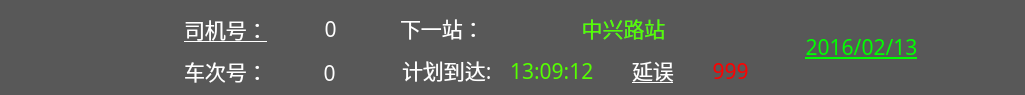
   <widget class="QFrame" name="frame_top">
    <property name="geometry">
     <rect>
      <x>0</x>
      <y>0</y>
      <width>1025</width>
      <height>95</height>
     </rect>
    </property>
    <property name="palette">
     <palette>
      <active>
       <colorrole role="WindowText">
        <brush brushstyle="SolidPattern">
         <color alpha="255">
          <red>255</red>
          <green>255</green>
          <blue>255</blue>
         </color>
        </brush>
       </colorrole>
       <colorrole role="Button">
        <brush brushstyle="SolidPattern">
         <color alpha="255">
          <red>88</red>
          <green>88</green>
          <blue>88</blue>
         </color>
        </brush>
       </colorrole>
       <colorrole role="Light">
        <brush brushstyle="SolidPattern">
         <color alpha="255">
          <red>132</red>
          <green>132</green>
          <blue>132</blue>
         </color>
        </brush>
       </colorrole>
       <colorrole role="Midlight">
        <brush brushstyle="SolidPattern">
         <color alpha="255">
          <red>110</red>
          <green>110</green>
          <blue>110</blue>
         </color>
        </brush>
       </colorrole>
       <colorrole role="Dark">
        <brush brushstyle="SolidPattern">
         <color alpha="255">
          <red>44</red>
          <green>44</green>
          <blue>44</blue>
         </color>
        </brush>
       </colorrole>
       <colorrole role="Mid">
        <brush brushstyle="SolidPattern">
         <color alpha="255">
          <red>58</red>
          <green>58</green>
          <blue>58</blue>
         </color>
        </brush>
       </colorrole>
       <colorrole role="Text">
        <brush brushstyle="SolidPattern">
         <color alpha="255">
          <red>255</red>
          <green>255</green>
          <blue>255</blue>
         </color>
        </brush>
       </colorrole>
       <colorrole role="BrightText">
        <brush brushstyle="SolidPattern">
         <color alpha="255">
          <red>255</red>
          <green>255</green>
          <blue>255</blue>
         </color>
        </brush>
       </colorrole>
       <colorrole role="ButtonText">
        <brush brushstyle="SolidPattern">
         <color alpha="255">
          <red>255</red>
          <green>255</green>
          <blue>255</blue>
         </color>
        </brush>
       </colorrole>
       <colorrole role="Base">
        <brush brushstyle="SolidPattern">
         <color alpha="255">
          <red>0</red>
          <green>0</green>
          <blue>0</blue>
         </color>
        </brush>
       </colorrole>
       <colorrole role="Window">
        <brush brushstyle="SolidPattern">
         <color alpha="255">
          <red>88</red>
          <green>88</green>
          <blue>88</blue>
         </color>
        </brush>
       </colorrole>
       <colorrole role="Shadow">
        <brush brushstyle="SolidPattern">
         <color alpha="255">
          <red>0</red>
          <green>0</green>
          <blue>0</blue>
         </color>
        </brush>
       </colorrole>
       <colorrole role="AlternateBase">
        <brush brushstyle="SolidPattern">
         <color alpha="255">
          <red>44</red>
          <green>44</green>
          <blue>44</blue>
         </color>
        </brush>
       </colorrole>
       <colorrole role="ToolTipBase">
        <brush brushstyle="SolidPattern">
         <color alpha="255">
          <red>255</red>
          <green>255</green>
          <blue>220</blue>
         </color>
        </brush>
       </colorrole>
       <colorrole role="ToolTipText">
        <brush brushstyle="SolidPattern">
         <color alpha="255">
          <red>0</red>
          <green>0</green>
          <blue>0</blue>
         </color>
        </brush>
       </colorrole>
      </active>
      <inactive>
       <colorrole role="WindowText">
        <brush brushstyle="SolidPattern">
         <color alpha="255">
          <red>255</red>
          <green>255</green>
          <blue>255</blue>
         </color>
        </brush>
       </colorrole>
       <colorrole role="Button">
        <brush brushstyle="SolidPattern">
         <color alpha="255">
          <red>88</red>
          <green>88</green>
          <blue>88</blue>
         </color>
        </brush>
       </colorrole>
       <colorrole role="Light">
        <brush brushstyle="SolidPattern">
         <color alpha="255">
          <red>132</red>
          <green>132</green>
          <blue>132</blue>
         </color>
        </brush>
       </colorrole>
       <colorrole role="Midlight">
        <brush brushstyle="SolidPattern">
         <color alpha="255">
          <red>110</red>
          <green>110</green>
          <blue>110</blue>
         </color>
        </brush>
       </colorrole>
       <colorrole role="Dark">
        <brush brushstyle="SolidPattern">
         <color alpha="255">
          <red>44</red>
          <green>44</green>
          <blue>44</blue>
         </color>
        </brush>
       </colorrole>
       <colorrole role="Mid">
        <brush brushstyle="SolidPattern">
         <color alpha="255">
          <red>58</red>
          <green>58</green>
          <blue>58</blue>
         </color>
        </brush>
       </colorrole>
       <colorrole role="Text">
        <brush brushstyle="SolidPattern">
         <color alpha="255">
          <red>255</red>
          <green>255</green>
          <blue>255</blue>
         </color>
        </brush>
       </colorrole>
       <colorrole role="BrightText">
        <brush brushstyle="SolidPattern">
         <color alpha="255">
          <red>255</red>
          <green>255</green>
          <blue>255</blue>
         </color>
        </brush>
       </colorrole>
       <colorrole role="ButtonText">
        <brush brushstyle="SolidPattern">
         <color alpha="255">
          <red>255</red>
          <green>255</green>
          <blue>255</blue>
         </color>
        </brush>
       </colorrole>
       <colorrole role="Base">
        <brush brushstyle="SolidPattern">
         <color alpha="255">
          <red>0</red>
          <green>0</green>
          <blue>0</blue>
         </color>
        </brush>
       </colorrole>
       <colorrole role="Window">
        <brush brushstyle="SolidPattern">
         <color alpha="255">
          <red>88</red>
          <green>88</green>
          <blue>88</blue>
         </color>
        </brush>
       </colorrole>
       <colorrole role="Shadow">
        <brush brushstyle="SolidPattern">
         <color alpha="255">
          <red>0</red>
          <green>0</green>
          <blue>0</blue>
         </color>
        </brush>
       </colorrole>
       <colorrole role="AlternateBase">
        <brush brushstyle="SolidPattern">
         <color alpha="255">
          <red>44</red>
          <green>44</green>
          <blue>44</blue>
         </color>
        </brush>
       </colorrole>
       <colorrole role="ToolTipBase">
        <brush brushstyle="SolidPattern">
         <color alpha="255">
          <red>255</red>
          <green>255</green>
          <blue>220</blue>
         </color>
        </brush>
       </colorrole>
       <colorrole role="ToolTipText">
        <brush brushstyle="SolidPattern">
         <color alpha="255">
          <red>0</red>
          <green>0</green>
          <blue>0</blue>
         </color>
        </brush>
       </colorrole>
      </inactive>
      <disabled>
       <colorrole role="WindowText">
        <brush brushstyle="SolidPattern">
         <color alpha="255">
          <red>44</red>
          <green>44</green>
          <blue>44</blue>
         </color>
        </brush>
       </colorrole>
       <colorrole role="Button">
        <brush brushstyle="SolidPattern">
         <color alpha="255">
          <red>88</red>
          <green>88</green>
          <blue>88</blue>
         </color>
        </brush>
       </colorrole>
       <colorrole role="Light">
        <brush brushstyle="SolidPattern">
         <color alpha="255">
          <red>132</red>
          <green>132</green>
          <blue>132</blue>
         </color>
        </brush>
       </colorrole>
       <colorrole role="Midlight">
        <brush brushstyle="SolidPattern">
         <color alpha="255">
          <red>110</red>
          <green>110</green>
          <blue>110</blue>
         </color>
        </brush>
       </colorrole>
       <colorrole role="Dark">
        <brush brushstyle="SolidPattern">
         <color alpha="255">
          <red>44</red>
          <green>44</green>
          <blue>44</blue>
         </color>
        </brush>
       </colorrole>
       <colorrole role="Mid">
        <brush brushstyle="SolidPattern">
         <color alpha="255">
          <red>58</red>
          <green>58</green>
          <blue>58</blue>
         </color>
        </brush>
       </colorrole>
       <colorrole role="Text">
        <brush brushstyle="SolidPattern">
         <color alpha="255">
          <red>44</red>
          <green>44</green>
          <blue>44</blue>
         </color>
        </brush>
       </colorrole>
       <colorrole role="BrightText">
        <brush brushstyle="SolidPattern">
         <color alpha="255">
          <red>255</red>
          <green>255</green>
          <blue>255</blue>
         </color>
        </brush>
       </colorrole>
       <colorrole role="ButtonText">
        <brush brushstyle="SolidPattern">
         <color alpha="255">
          <red>44</red>
          <green>44</green>
          <blue>44</blue>
         </color>
        </brush>
       </colorrole>
       <colorrole role="Base">
        <brush brushstyle="SolidPattern">
         <color alpha="255">
          <red>88</red>
          <green>88</green>
          <blue>88</blue>
         </color>
        </brush>
       </colorrole>
       <colorrole role="Window">
        <brush brushstyle="SolidPattern">
         <color alpha="255">
          <red>88</red>
          <green>88</green>
          <blue>88</blue>
         </color>
        </brush>
       </colorrole>
       <colorrole role="Shadow">
        <brush brushstyle="SolidPattern">
         <color alpha="255">
          <red>0</red>
          <green>0</green>
          <blue>0</blue>
         </color>
        </brush>
       </colorrole>
       <colorrole role="AlternateBase">
        <brush brushstyle="SolidPattern">
         <color alpha="255">
          <red>88</red>
          <green>88</green>
          <blue>88</blue>
         </color>
        </brush>
       </colorrole>
       <colorrole role="ToolTipBase">
        <brush brushstyle="SolidPattern">
         <color alpha="255">
          <red>255</red>
          <green>255</green>
          <blue>220</blue>
         </color>
        </brush>
       </colorrole>
       <colorrole role="ToolTipText">
        <brush brushstyle="SolidPattern">
         <color alpha="255">
          <red>0</red>
          <green>0</green>
          <blue>0</blue>
         </color>
        </brush>
       </colorrole>
      </disabled>
     </palette>
    </property>
    <property name="autoFillBackground">
     <bool>true</bool>
    </property>
    <property name="frameShape">
     <enum>QFrame::Panel</enum>
    </property>
    <property name="frameShadow">
     <enum>QFrame::Plain</enum>
    </property>
    <property name="lineWidth">
     <number>0</number>
    </property>
    <widget class="QLabel" name="pic_namelogo">
     <property name="geometry">
      <rect>
       <x>18</x>
       <y>16</y>
       <width>64</width>
       <height>64</height>
      </rect>
     </property>
     <property name="text">
      <string/>
     </property>
     <property name="pixmap">
      <pixmap>res/Casco_Logo_48.png</pixmap>
     </property>
     <property name="scaledContents">
      <bool>true</bool>
     </property>
     <property name="wordWrap">
      <bool>false</bool>
     </property>
    </widget>
    <widget class="QLabel" name="lbl_namedriverid">
     <property name="geometry">
      <rect>
       <x>184</x>
       <y>15</y>
       <width>84</width>
       <height>28</height>
      </rect>
     </property>
     <property name="font">
      <font>
       <family>微软雅黑</family>
       <pointsize>16</pointsize>
       <underline>true</underline>
      </font>
     </property>
     <property name="text">
      <string>司机号：</string>
     </property>
     <property name="scaledContents">
      <bool>false</bool>
     </property>
    </widget>
    <widget class="QLabel" name="lbl_nameserviceid">
     <property name="geometry">
      <rect>
       <x>184</x>
       <y>57</y>
       <width>84</width>
       <height>28</height>
      </rect>
     </property>
     <property name="font">
      <font>
       <family>微软雅黑</family>
       <pointsize>16</pointsize>
      </font>
     </property>
     <property name="text">
      <string>车次号：</string>
     </property>
     <property name="scaledContents">
      <bool>false</bool>
     </property>
    </widget>
    <widget class="QLabel" name="lbl_serviceid">
     <property name="geometry">
      <rect>
       <x>269</x>
       <y>60</y>
       <width>121</width>
       <height>25</height>
      </rect>
     </property>
     <property name="font">
      <font>
       <family>微软雅黑</family>
       <pointsize>16</pointsize>
      </font>
     </property>
     <property name="text">
      <string>0</string>
     </property>
     <property name="scaledContents">
      <bool>false</bool>
     </property>
     <property name="alignment">
      <set>Qt::AlignCenter</set>
     </property>
    </widget>
    <widget class="QLabel" name="pic_key">
     <property name="geometry">
      <rect>
       <x>94</x>
       <y>18</y>
       <width>64</width>
       <height>64</height>
      </rect>
     </property>
     <property name="text">
      <string/>
     </property>
     <property name="pixmap">
      <pixmap>res/key.png</pixmap>
     </property>
     <property name="scaledContents">
      <bool>true</bool>
     </property>
     <property name="wordWrap">
      <bool>false</bool>
     </property>
    </widget>
    <widget class="QLabel" name="lbl_driverid">
     <property name="geometry">
      <rect>
       <x>268</x>
       <y>16</y>
       <width>125</width>
       <height>25</height>
      </rect>
     </property>
     <property name="font">
      <font>
       <family>微软雅黑</family>
       <pointsize>16</pointsize>
      </font>
     </property>
     <property name="text">
      <string>0</string>
     </property>
     <property name="scaledContents">
      <bool>false</bool>
     </property>
     <property name="alignment">
      <set>Qt::AlignCenter</set>
     </property>
    </widget>
    <widget class="QLabel" name="lbl_date">
     <property name="geometry">
      <rect>
       <x>774</x>
       <y>10</y>
       <width>175</width>
       <height>73</height>
      </rect>
     </property>
     <property name="palette">
      <palette>
       <active>
        <colorrole role="WindowText">
         <brush brushstyle="SolidPattern">
          <color alpha="255">
           <red>0</red>
           <green>255</green>
           <blue>0</blue>
          </color>
         </brush>
        </colorrole>
       </active>
       <inactive>
        <colorrole role="WindowText">
         <brush brushstyle="SolidPattern">
          <color alpha="255">
           <red>0</red>
           <green>255</green>
           <blue>0</blue>
          </color>
         </brush>
        </colorrole>
       </inactive>
       <disabled>
        <colorrole role="WindowText">
         <brush brushstyle="SolidPattern">
          <color alpha="255">
           <red>26</red>
           <green>26</green>
           <blue>26</blue>
          </color>
         </brush>
        </colorrole>
       </disabled>
      </palette>
     </property>
     <property name="font">
      <font>
       <family>微软雅黑</family>
       <pointsize>16</pointsize>
       <underline>true</underline>
      </font>
     </property>
     <property name="text">
      <string>2016/02/13</string>
     </property>
     <property name="scaledContents">
      <bool>false</bool>
     </property>
     <property name="alignment">
      <set>Qt::AlignCenter</set>
     </property>
    </widget>
    <widget class="QLabel" name="lbl_nextstaid">
     <property name="geometry">
      <rect>
       <x>482</x>
       <y>15</y>
       <width>283</width>
       <height>25</height>
      </rect>
     </property>
     <property name="palette">
      <palette>
       <active>
        <colorrole role="WindowText">
         <brush brushstyle="SolidPattern">
          <color alpha="255">
           <red>85</red>
           <green>255</green>
           <blue>0</blue>
          </color>
         </brush>
        </colorrole>
       </active>
       <inactive>
        <colorrole role="WindowText">
         <brush brushstyle="SolidPattern">
          <color alpha="255">
           <red>85</red>
           <green>255</green>
           <blue>0</blue>
          </color>
         </brush>
        </colorrole>
       </inactive>
       <disabled>
        <colorrole role="WindowText">
         <brush brushstyle="SolidPattern">
          <color alpha="255">
           <red>25</red>
           <green>25</green>
           <blue>25</blue>
          </color>
         </brush>
        </colorrole>
       </disabled>
      </palette>
     </property>
     <property name="font">
      <font>
       <family>微软雅黑</family>
       <pointsize>16</pointsize>
      </font>
     </property>
     <property name="text">
      <string>中兴路站</string>
     </property>
     <property name="alignment">
      <set>Qt::AlignCenter</set>
     </property>
    </widget>
    <widget class="QLabel" name="lbl_namenextstaid">
     <property name="geometry">
      <rect>
       <x>400</x>
       <y>14</y>
       <width>84</width>
       <height>28</height>
      </rect>
     </property>
     <property name="palette">
      <palette>
       <active>
        <colorrole role="WindowText">
         <brush brushstyle="SolidPattern">
          <color alpha="255">
           <red>255</red>
           <green>255</green>
           <blue>255</blue>
          </color>
         </brush>
        </colorrole>
       </active>
       <inactive>
        <colorrole role="WindowText">
         <brush brushstyle="SolidPattern">
          <color alpha="255">
           <red>255</red>
           <green>255</green>
           <blue>255</blue>
          </color>
         </brush>
        </colorrole>
       </inactive>
       <disabled>
        <colorrole role="WindowText">
         <brush brushstyle="SolidPattern">
          <color alpha="255">
           <red>25</red>
           <green>25</green>
           <blue>25</blue>
          </color>
         </brush>
        </colorrole>
       </disabled>
      </palette>
     </property>
     <property name="font">
      <font>
       <family>微软雅黑</family>
       <pointsize>16</pointsize>
      </font>
     </property>
     <property name="text">
      <string>下一站：</string>
     </property>
    </widget>
    <widget class="QLabel" name="lbl_arrtime">
     <property name="geometry">
      <rect>
       <x>510</x>
       <y>58</y>
       <width>95</width>
       <height>25</height>
      </rect>
     </property>
     <property name="palette">
      <palette>
       <active>
        <colorrole role="WindowText">
         <brush brushstyle="SolidPattern">
          <color alpha="255">
           <red>85</red>
           <green>255</green>
           <blue>0</blue>
          </color>
         </brush>
        </colorrole>
       </active>
       <inactive>
        <colorrole role="WindowText">
         <brush brushstyle="SolidPattern">
          <color alpha="255">
           <red>85</red>
           <green>255</green>
           <blue>0</blue>
          </color>
         </brush>
        </colorrole>
       </inactive>
       <disabled>
        <colorrole role="WindowText">
         <brush brushstyle="SolidPattern">
          <color alpha="255">
           <red>25</red>
           <green>25</green>
           <blue>25</blue>
          </color>
         </brush>
        </colorrole>
       </disabled>
      </palette>
     </property>
     <property name="font">
      <font>
       <family>微软雅黑</family>
       <pointsize>16</pointsize>
      </font>
     </property>
     <property name="text">
      <string>13:09:12</string>
     </property>
    </widget>
    <widget class="QLabel" name="lbl_namearrtime">
     <property name="geometry">
      <rect>
       <x>402</x>
       <y>56</y>
       <width>105</width>
       <height>28</height>
      </rect>
     </property>
     <property name="palette">
      <palette>
       <active>
        <colorrole role="WindowText">
         <brush brushstyle="SolidPattern">
          <color alpha="255">
           <red>255</red>
           <green>255</green>
           <blue>255</blue>
          </color>
         </brush>
        </colorrole>
       </active>
       <inactive>
        <colorrole role="WindowText">
         <brush brushstyle="SolidPattern">
          <color alpha="255">
           <red>255</red>
           <green>255</green>
           <blue>255</blue>
          </color>
         </brush>
        </colorrole>
       </inactive>
       <disabled>
        <colorrole role="WindowText">
         <brush brushstyle="SolidPattern">
          <color alpha="255">
           <red>25</red>
           <green>25</green>
           <blue>25</blue>
          </color>
         </brush>
        </colorrole>
       </disabled>
      </palette>
     </property>
     <property name="font">
      <font>
       <family>微软雅黑</family>
       <pointsize>16</pointsize>
      </font>
     </property>
     <property name="text">
      <string>计划到达:</string>
     </property>
    </widget>
    <widget class="QLabel" name="lbl_namedelay">
     <property name="geometry">
      <rect>
       <x>632</x>
       <y>56</y>
       <width>49</width>
       <height>28</height>
      </rect>
     </property>
     <property name="palette">
      <palette>
       <active>
        <colorrole role="WindowText">
         <brush brushstyle="SolidPattern">
          <color alpha="255">
           <red>255</red>
           <green>255</green>
           <blue>255</blue>
          </color>
         </brush>
        </colorrole>
       </active>
       <inactive>
        <colorrole role="WindowText">
         <brush brushstyle="SolidPattern">
          <color alpha="255">
           <red>255</red>
           <green>255</green>
           <blue>255</blue>
          </color>
         </brush>
        </colorrole>
       </inactive>
       <disabled>
        <colorrole role="WindowText">
         <brush brushstyle="SolidPattern">
          <color alpha="255">
           <red>25</red>
           <green>25</green>
           <blue>25</blue>
          </color>
         </brush>
        </colorrole>
       </disabled>
      </palette>
     </property>
     <property name="font">
      <font>
       <family>微软雅黑</family>
       <pointsize>16</pointsize>
       <underline>true</underline>
      </font>
     </property>
     <property name="text">
      <string>延误</string>
     </property>
    </widget>
    <widget class="QLabel" name="lbl_delay">
     <property name="geometry">
      <rect>
       <x>680</x>
       <y>58</y>
       <width>101</width>
       <height>25</height>
      </rect>
     </property>
     <property name="palette">
      <palette>
       <active>
        <colorrole role="WindowText">
         <brush brushstyle="SolidPattern">
          <color alpha="255">
           <red>255</red>
           <green>0</green>
           <blue>0</blue>
          </color>
         </brush>
        </colorrole>
       </active>
       <inactive>
        <colorrole role="WindowText">
         <brush brushstyle="SolidPattern">
          <color alpha="255">
           <red>255</red>
           <green>0</green>
           <blue>0</blue>
          </color>
         </brush>
        </colorrole>
       </inactive>
       <disabled>
        <colorrole role="WindowText">
         <brush brushstyle="SolidPattern">
          <color alpha="255">
           <red>25</red>
           <green>25</green>
           <blue>25</blue>
          </color>
         </brush>
        </colorrole>
       </disabled>
      </palette>
     </property>
     <property name="font">
      <font>
       <family>微软雅黑</family>
       <pointsize>16</pointsize>
      </font>
     </property>
     <property name="text">
      <string>999</string>
     </property>
     <property name="alignment">
      <set>Qt::AlignCenter</set>
     </property>
    </widget>
    <widget class="QLabel" name="btn_mute">
     <property name="geometry">
      <rect>
       <x>950</x>
       <y>16</y>
       <width>64</width>
       <height>64</height>
      </rect>
     </property>
     <property name="autoFillBackground">
      <bool>true</bool>
     </property>
     <property name="text">
      <string/>
     </property>
     <property name="pixmap">
      <pixmap>res/Sound.png</pixmap>
     </property>
     <property name="scaledContents">
      <bool>true</bool>
     </property>
     <property name="wordWrap">
      <bool>false</bool>
     </property>
    </widget>
   </widget>
